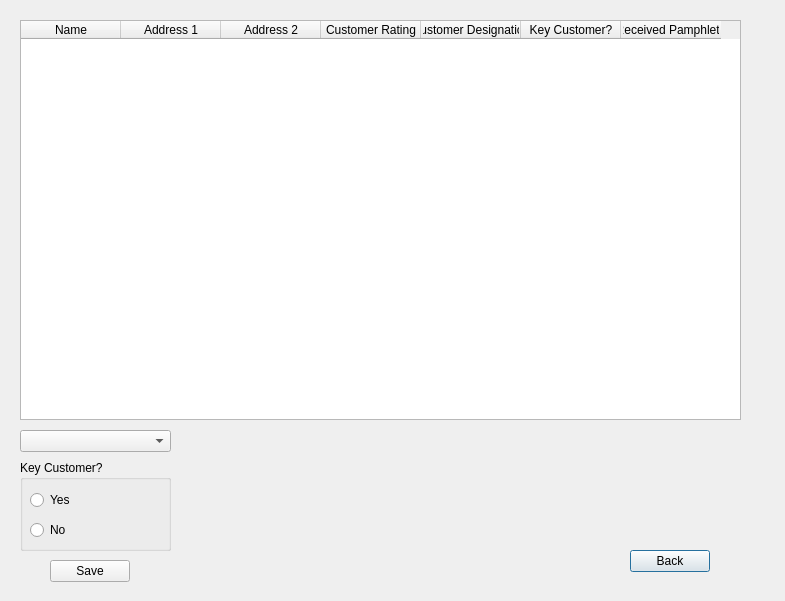
<?xml version="1.0" encoding="UTF-8"?>
<ui version="4.0">
 <class>adminCustomerList</class>
 <widget class="QDialog" name="adminCustomerList">
  <property name="geometry">
   <rect>
    <x>0</x>
    <y>0</y>
    <width>785</width>
    <height>601</height>
   </rect>
  </property>
  <property name="windowTitle">
   <string>Dialog</string>
  </property>
  <widget class="QTableWidget" name="customerList_customerList">
   <property name="geometry">
    <rect>
     <x>20</x>
     <y>20</y>
     <width>721</width>
     <height>400</height>
    </rect>
   </property>
   <column>
    <property name="text">
     <string>Name</string>
    </property>
   </column>
   <column>
    <property name="text">
     <string>Address 1</string>
    </property>
   </column>
   <column>
    <property name="text">
     <string>Address 2</string>
    </property>
   </column>
   <column>
    <property name="text">
     <string>Customer Rating</string>
    </property>
   </column>
   <column>
    <property name="text">
     <string>Customer Designation</string>
    </property>
   </column>
   <column>
    <property name="text">
     <string>Key Customer?</string>
    </property>
   </column>
   <column>
    <property name="text">
     <string>Received Pamphlet?</string>
    </property>
   </column>
  </widget>
  <widget class="QPushButton" name="customerList_pushButton_back">
   <property name="geometry">
    <rect>
     <x>630</x>
     <y>550</y>
     <width>80</width>
     <height>22</height>
    </rect>
   </property>
   <property name="text">
    <string>Back</string>
   </property>
  </widget>
  <widget class="QGroupBox" name="groupBox">
   <property name="geometry">
    <rect>
     <x>20</x>
     <y>460</y>
     <width>151</width>
     <height>91</height>
    </rect>
   </property>
   <property name="title">
    <string>Key Customer?</string>
   </property>
   <widget class="QRadioButton" name="radioButton_yes">
    <property name="geometry">
     <rect>
      <x>10</x>
      <y>30</y>
      <width>121</width>
      <height>20</height>
     </rect>
    </property>
    <property name="text">
     <string>Yes</string>
    </property>
   </widget>
   <widget class="QRadioButton" name="radioButton_no">
    <property name="geometry">
     <rect>
      <x>10</x>
      <y>60</y>
      <width>111</width>
      <height>20</height>
     </rect>
    </property>
    <property name="text">
     <string>No</string>
    </property>
   </widget>
  </widget>
  <widget class="QComboBox" name="comboBox_customer">
   <property name="geometry">
    <rect>
     <x>20</x>
     <y>430</y>
     <width>151</width>
     <height>22</height>
    </rect>
   </property>
  </widget>
  <widget class="QPushButton" name="pushButton">
   <property name="geometry">
    <rect>
     <x>50</x>
     <y>560</y>
     <width>80</width>
     <height>22</height>
    </rect>
   </property>
   <property name="text">
    <string>Save</string>
   </property>
  </widget>
 </widget>
 <resources/>
 <connections/>
</ui>
